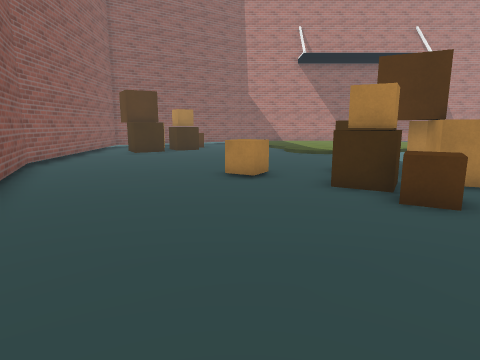
[1] (above)

18 first-person views from a walk through a Unity game level. The camera is 1.4 m above the floor, tilts 10° down and sees 75° across. The floor is counted in squares, 1 m on a side. Each view is taken from the middle of a square. On the plan, view 1 faces up. The plan holds only what a view shows up to about 14 squares ahead; the rest is blank. The place goes on beyond the plan. The player is left out. Some surface patterns are stand-ins.

[2]
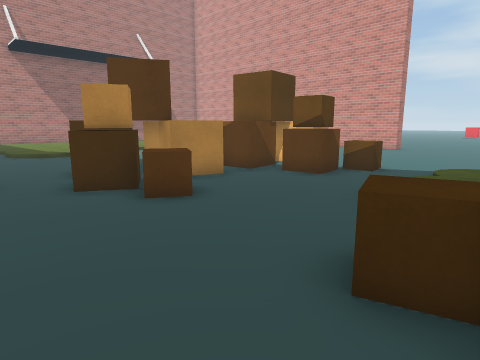

[3]
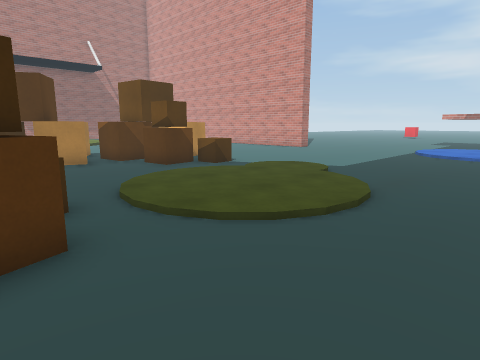

[4]
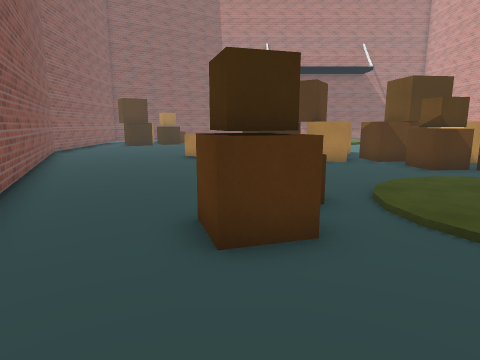

[5]
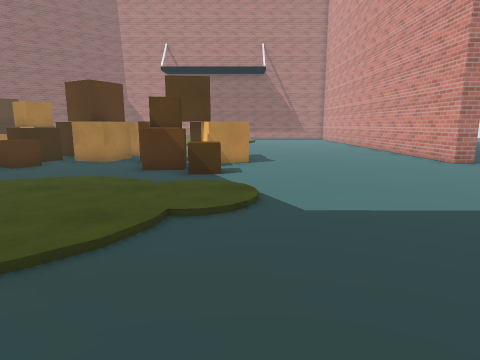

[6]
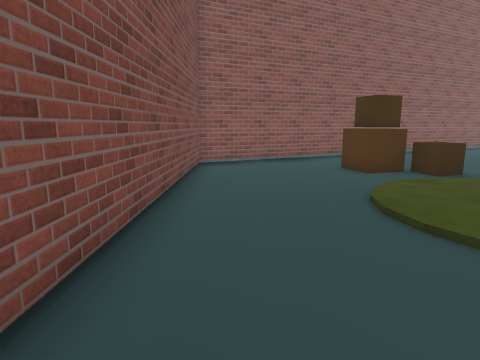

[7]
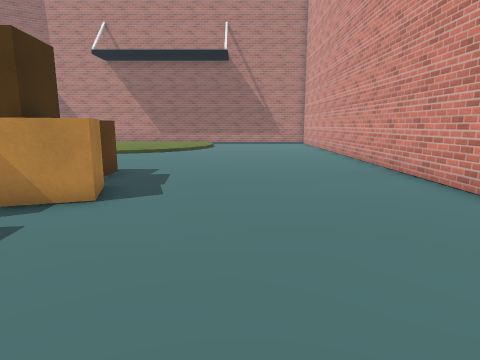

[8]
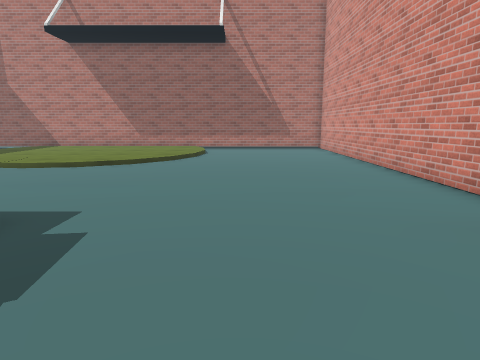

[9]
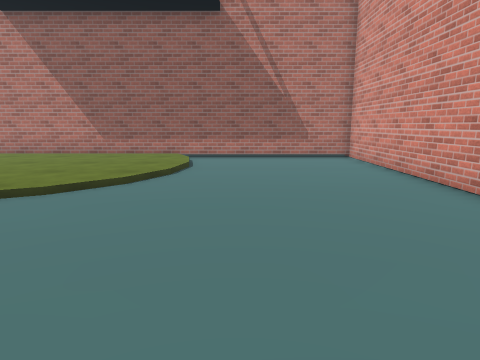

[10]
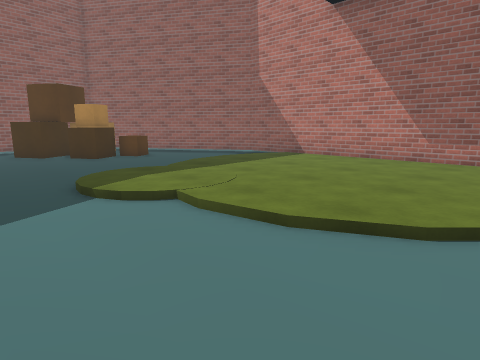

[11]
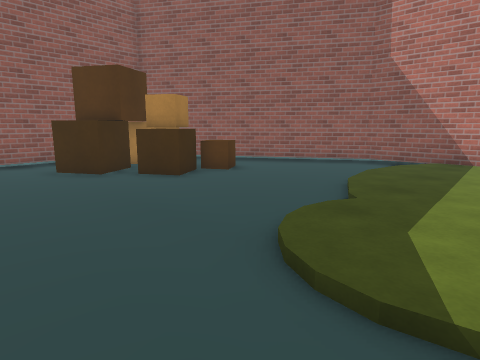

[12]
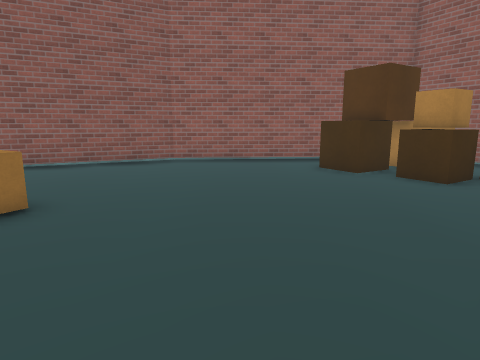

[13]
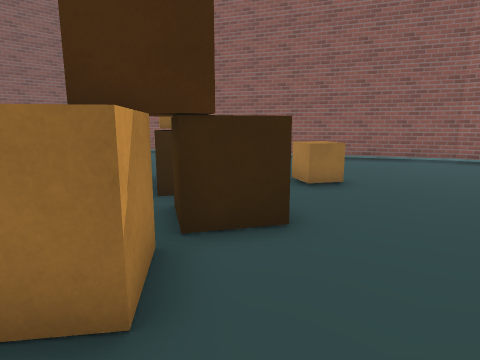

[14]
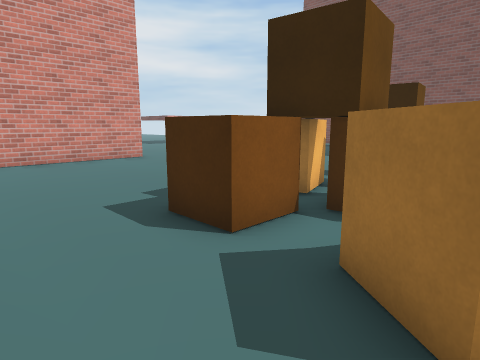

[15]
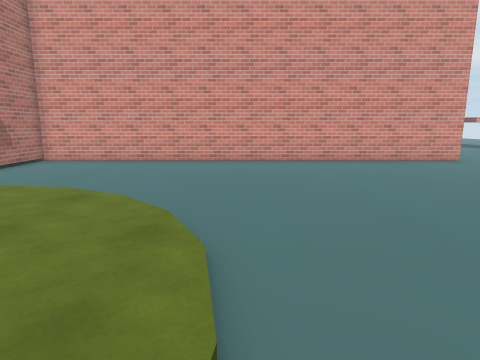

[16]
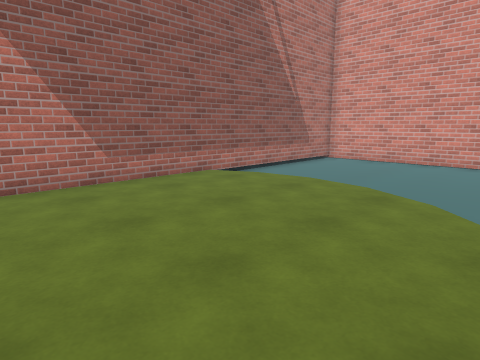

[17]
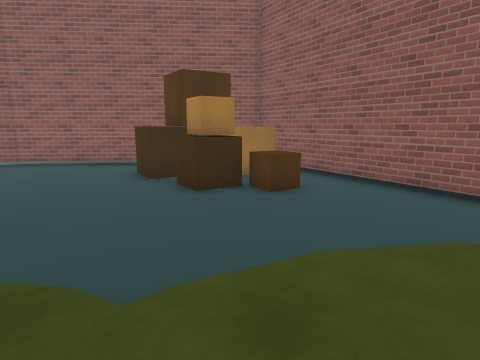

[18]
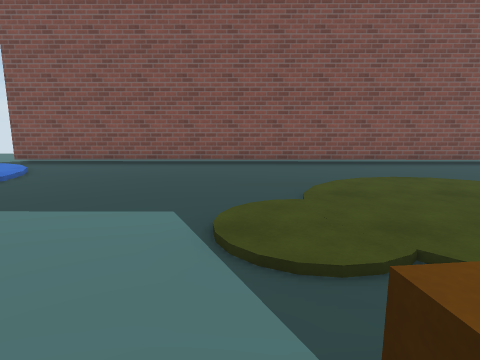

### Floor plan
Key: @ floor where view 1 was taken; # wall or solid block; . main floor; : floor 0.25 m higher than the main floor; / step, stairs or slope; C orange cube; B brown cube.
Columns run from 7 left of view 1 to 19 right of it. Each row starts with its distance up from view 1.
 26        ..
 25      .#####################
 24      ##../:::::::::.......#
 23    ###...::::::::::/......#
 22  ###.....::::::::::/......#
 21 ##.......::::::::::/......#
 20 #CC.BB...::::::::::/......#
 19 CCB.C..../:::::::::.......#
 18 BBBCCB....::::::::/.......#
 17   BB......:::::://........#
 16 ..BB....../:://...........#
 15 ...........//.............#
 14 #.........................#
 13 #.........................#
 12 #.........................#
 11 #............C............#
 10 #......... BCCC.BB........#
  9 ##.....CC.BBBC..BB........#
  8  #.....C..CBCCBBBCC.......#
  7  #.......BCCCCBBBCC.......#
  6  ##.......BB...BBC........#
  5   #.......BB...BBB.........
  4   ##.............B........
  3    #........../..........
  2    ##......./.../........
  1     #....BB....../......
  0     ##.@.BB....../......
 -1      #..BBB....../......./
 -2      ##..B../.../......./..
 -3      .#................./..
 -4       ##................/.
 -5       .#................./.
 -6        ##..................
 -7         ###################

Where each view was taken, in squares from view 1:
view 1: 0 up, 0 right, facing up
view 2: 0 up, 0 right, facing up-right
view 3: 5 down, 2 right, facing up-right
view 4: 5 down, 2 right, facing up
view 5: 5 down, 11 right, facing up
view 6: 5 down, 12 right, facing left
view 7: 1 up, 14 right, facing up
view 8: 6 up, 14 right, facing up
view 9: 11 up, 14 right, facing up
view 10: 13 up, 11 right, facing up-left
view 11: 13 up, 5 right, facing up-left
view 12: 13 up, 5 right, facing left
view 13: 13 up, 7 right, facing down-left
view 14: 13 up, 6 right, facing down-right
view 15: 16 up, 5 right, facing right
view 16: 17 up, 5 right, facing up-right
view 17: 19 up, 5 right, facing left
view 18: 5 up, 11 right, facing down
